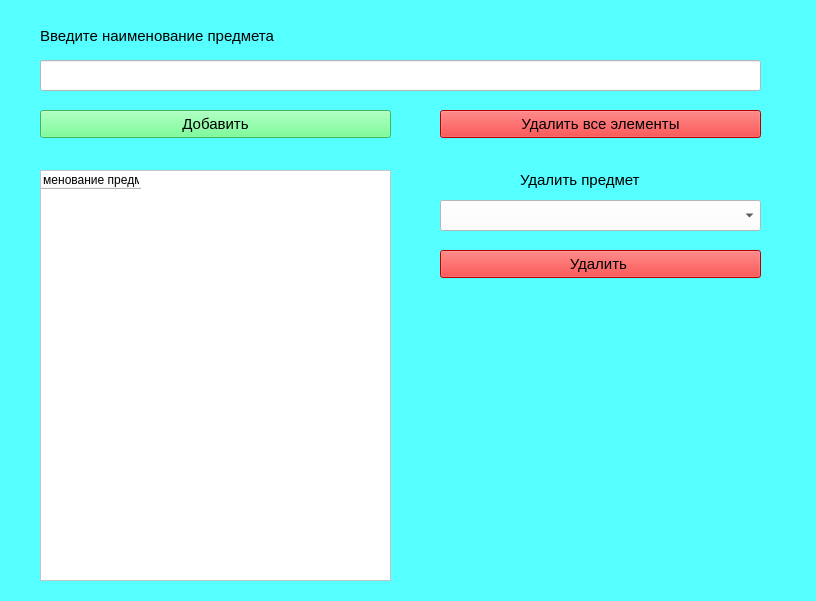
<?xml version="1.0" encoding="UTF-8"?>
<ui version="4.0">
 <class>Form</class>
 <widget class="QWidget" name="Form">
  <property name="geometry">
   <rect>
    <x>0</x>
    <y>0</y>
    <width>816</width>
    <height>601</height>
   </rect>
  </property>
  <property name="font">
   <font>
    <pointsize>11</pointsize>
   </font>
  </property>
  <property name="windowTitle">
   <string>subjects</string>
  </property>
  <property name="styleSheet">
   <string notr="true">background-color: rgb(85, 255, 255);</string>
  </property>
  <widget class="QLineEdit" name="lineSubject">
   <property name="geometry">
    <rect>
     <x>40</x>
     <y>60</y>
     <width>721</width>
     <height>31</height>
    </rect>
   </property>
   <property name="font">
    <font>
     <pointsize>9</pointsize>
    </font>
   </property>
   <property name="styleSheet">
    <string notr="true">background-color: rgb(255, 255, 255);</string>
   </property>
   <property name="inputMask">
    <string/>
   </property>
  </widget>
  <widget class="QLabel" name="label">
   <property name="geometry">
    <rect>
     <x>40</x>
     <y>25</y>
     <width>291</width>
     <height>21</height>
    </rect>
   </property>
   <property name="font">
    <font>
     <pointsize>11</pointsize>
    </font>
   </property>
   <property name="text">
    <string>Введите наименование предмета</string>
   </property>
  </widget>
  <widget class="QPushButton" name="new_subject">
   <property name="geometry">
    <rect>
     <x>40</x>
     <y>110</y>
     <width>351</width>
     <height>28</height>
    </rect>
   </property>
   <property name="font">
    <font>
     <pointsize>11</pointsize>
    </font>
   </property>
   <property name="styleSheet">
    <string notr="true">background-color: rgb(255, 255, 255);
background-color: rgb(85, 255, 127);</string>
   </property>
   <property name="text">
    <string>Добавить</string>
   </property>
  </widget>
  <widget class="QPushButton" name="del_subject">
   <property name="geometry">
    <rect>
     <x>440</x>
     <y>250</y>
     <width>321</width>
     <height>28</height>
    </rect>
   </property>
   <property name="font">
    <font>
     <pointsize>11</pointsize>
    </font>
   </property>
   <property name="styleSheet">
    <string notr="true">background-color: rgb(255, 0, 0);</string>
   </property>
   <property name="text">
    <string>Удалить </string>
   </property>
  </widget>
  <widget class="QPushButton" name="clear_subjects">
   <property name="geometry">
    <rect>
     <x>440</x>
     <y>110</y>
     <width>321</width>
     <height>28</height>
    </rect>
   </property>
   <property name="font">
    <font>
     <pointsize>11</pointsize>
    </font>
   </property>
   <property name="styleSheet">
    <string notr="true">background-color: rgb(255, 0, 0);</string>
   </property>
   <property name="text">
    <string>Удалить все элементы</string>
   </property>
  </widget>
  <widget class="QTableWidget" name="tableLessons">
   <property name="enabled">
    <bool>true</bool>
   </property>
   <property name="geometry">
    <rect>
     <x>40</x>
     <y>170</y>
     <width>351</width>
     <height>411</height>
    </rect>
   </property>
   <property name="font">
    <font>
     <pointsize>10</pointsize>
    </font>
   </property>
   <property name="styleSheet">
    <string notr="true">background-color: rgb(255, 255, 255);</string>
   </property>
   <column>
    <property name="text">
     <string>Наименование предмета</string>
    </property>
   </column>
  </widget>
  <widget class="QComboBox" name="combo_del_subject">
   <property name="geometry">
    <rect>
     <x>440</x>
     <y>200</y>
     <width>321</width>
     <height>31</height>
    </rect>
   </property>
   <property name="font">
    <font>
     <pointsize>10</pointsize>
    </font>
   </property>
   <property name="styleSheet">
    <string notr="true">background-color: rgb(255, 255, 255);</string>
   </property>
  </widget>
  <widget class="QLabel" name="label_2">
   <property name="geometry">
    <rect>
     <x>520</x>
     <y>170</y>
     <width>151</width>
     <height>20</height>
    </rect>
   </property>
   <property name="font">
    <font>
     <pointsize>11</pointsize>
    </font>
   </property>
   <property name="text">
    <string>Удалить предмет</string>
   </property>
  </widget>
  <widget class="QLabel" name="label_3">
   <property name="geometry">
    <rect>
     <x>530</x>
     <y>310</y>
     <width>141</width>
     <height>241</height>
    </rect>
   </property>
   <property name="text">
    <string/>
   </property>
   <property name="pixmap">
    <pixmap>../pictures/pngwing.com (3).png</pixmap>
   </property>
  </widget>
 </widget>
 <resources/>
 <connections/>
</ui>
